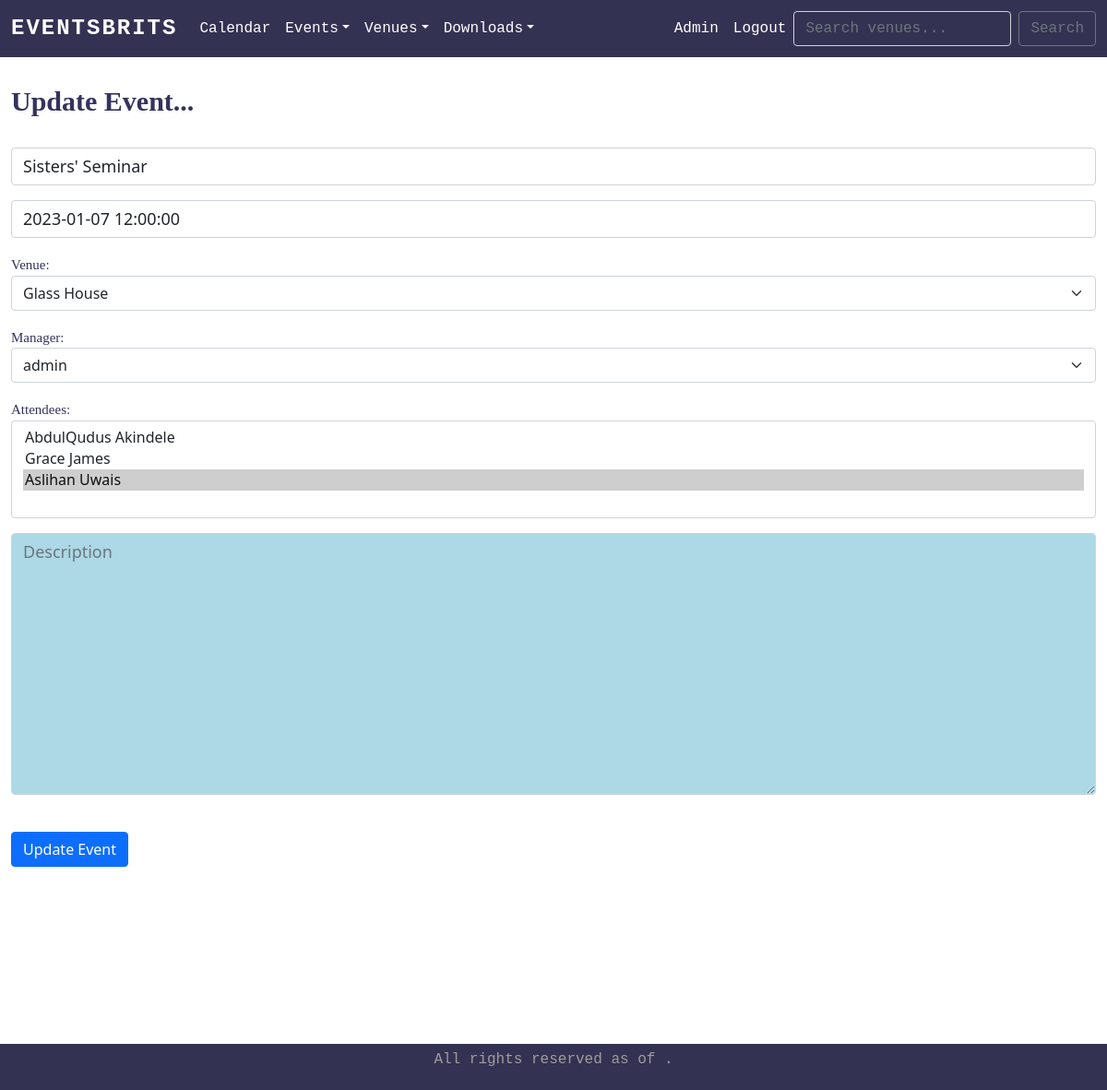
The page /update_event/2 (signed in) on the database as committed earlier.
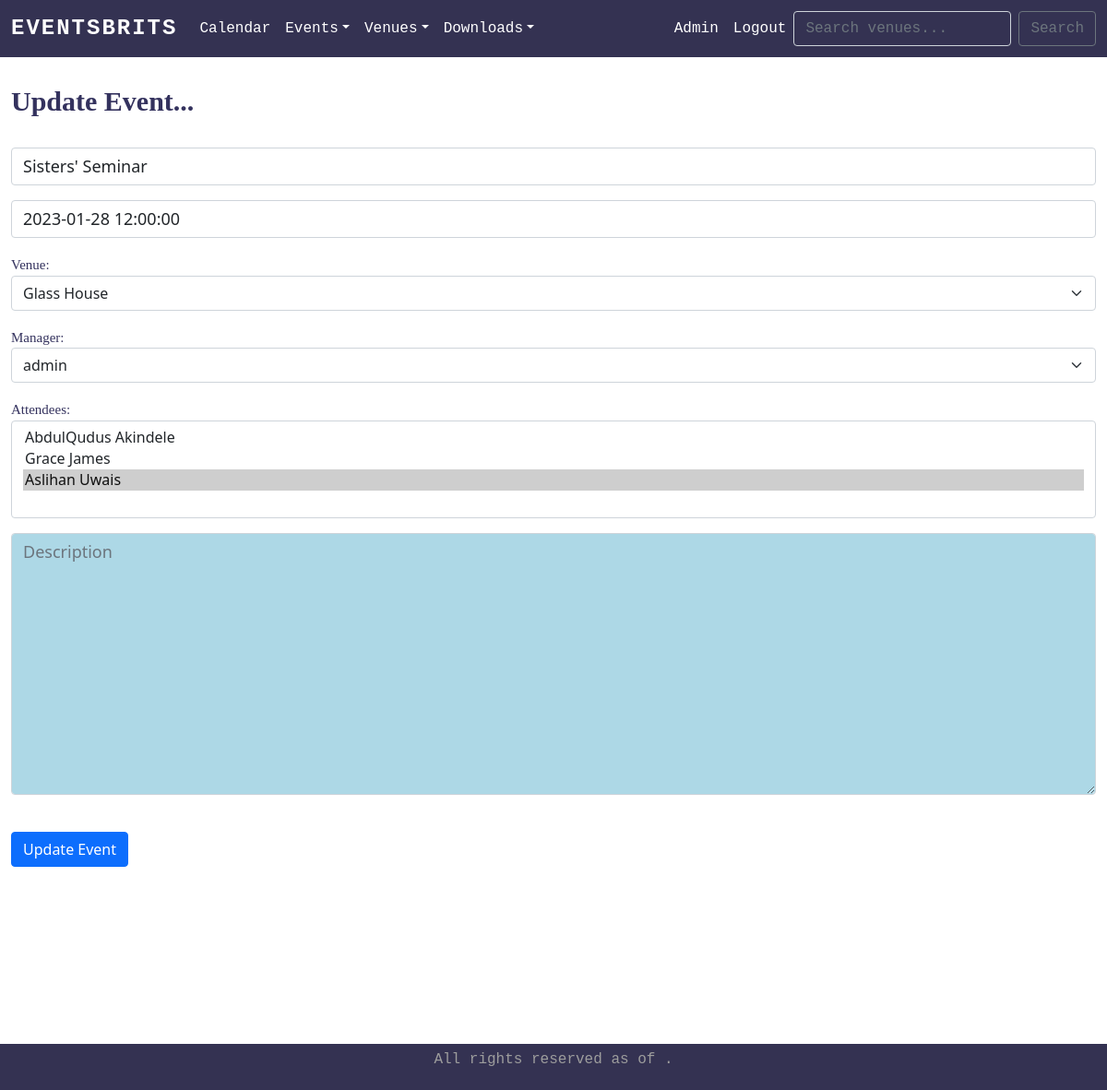
The same page on the database as committed later.
### firstapp/models.py (models this page shows, shortened)
class Event(models.Model):
    name = models.CharField('Event Name', max_length=120)
    event_date = models.DateTimeField('Event Date')
    venue = models.ForeignKey(Venue, blank=True, null=True, on_delete=models.CASCADE)
    manager = models.ForeignKey(User, blank=True, null=True, on_delete=models.SET_NULL)
    description = models.TextField(blank=True)
    attendees = models.ManyToManyField(Userlist, blank=True)
    approved = models.BooleanField('Approved', default=False)

class Venue(models.Model):
    name = models.CharField('Venue Name', max_length=120)
    address = models.CharField( max_length=300)
    zip_code = models.CharField('Zip Code', max_length=15, blank=True)
    phone = models.CharField('Contact Phone', max_length=25)
    web = models.URLField('Website Address', blank=True)
    email_address = models.EmailField('Email Address')
    capacity = models.CharField('Capacity', max_length=15, blank=False)
    owner = models.IntegerField('Venue Owner', blank=False, default=1)
    venue_image = models.ImageField(null=True, blank=True, upload_to="images/")
    def __str__(self):
        return self.name

### firstapp/views.py (the view)
# urls.py: path('update_event/<event_id>', views.update_event, name='update-event'),
def update_event(request, event_id):
    event = Event.objects.get(pk=event_id)
    if request.user.is_superuser:
        form = EventFormAdmin(request.POST or None, instance=event)
    else:
        form = EventForm(request.POST or None, instance=event)
    if form.is_valid():
        form.save()
        return redirect('events')
    return render(request, 'firstapp/updateevent.html', {'event': event, 'form': form})

### firstapp/forms.py
class EventFormAdmin(ModelForm):
    class Meta:
        model = Event
        fields = ('name', 'event_date', 'venue', 'manager', 'attendees', 'description',)
        labels = {
            'name': '',
            'event_date': '',
            'venue': 'Venue',
            'manager': 'Manager',
            'attendees': 'Attendees',
            'description': ''
        }
        widgets = {
            'name': forms.TextInput(attrs={'class': 'form-control', 'placeholder': 'Event Name'}),
            'event_date': forms.TextInput(attrs={'class': 'form-control', 'placeholder': 'Event Date: YYY-MM-DD HH-MM-SS'}),
            'venue': forms.Select(attrs={'class': 'form-select', 'placeholder': 'Venue'}),
            'manager': forms.Select(attrs={'class': 'form-select', 'placeholder': 'Manager'}),
            'attendees': forms.SelectMultiple(attrs={'class': 'form-select', 'placeholder': 'Attendees'}),
            'description': forms.Textarea(attrs={'class': 'form-control', 'placeholder': 'Description'}),
        }

### firstapp/models.py (called while the page is built)
    def __str__(self):
        return self.first_name + ' ' + self.last_name

### firstapp/templates/firstapp/updateevent.html (shortened to what this page needs)
{% extends 'firstapp/base.html' %}
{% block content %}
    <div id="uevent">
    {% if user.is_authenticated %}
    {% if user == event.manager %}
        <h1>Update Event...</h1> <br />
        <form action="" method="POST">
            {{ form.as_p }} <br />
            <input type="submit" value="Update Event" class="btn btn-primary" style="margin-bottom: 5em;" />
        </form>
    {% else %}
        <h1 style="text-align:center; margin-top: 1em; color: red;">Access Denied! </h1>
        <h1 style="text-align:center; margin-top: 1em; color: red; font-style: italic;">Only The Event Manager Can Update This Event </h1>
    {% endif %}
    {% else %}
        <h1 style="text-align:center; margin-top: 1em; color: red;">Sorry! You Must Be Logged In To View This Page! </h1>
        <a class="nav-link" style="text-align:center; margin-top: 1em;" aria-current="page" href="{% url 'login' %}">Login Here...</a>
    {% endif %}
    </div>
{% endblock %}

Rows that differ between the two databases and show on the page:
changed Event "Glass House": event_date "2023-01-07 12:00:00" → "2023-01-28 12:00:00"
